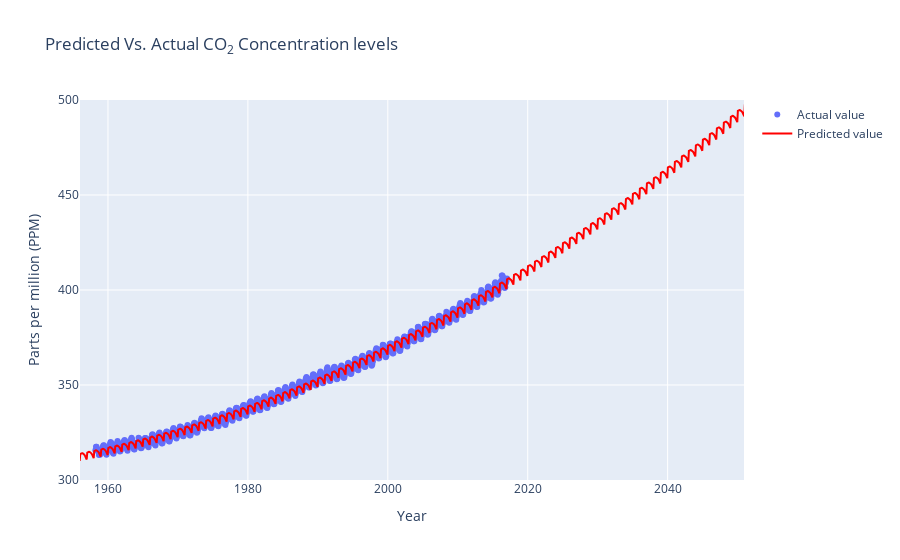

Source (notebook cell):
### Code cell
# Defining timeline of years
predicted_years = range(1950, 2055)
predicted_months = range(1, 13)

predicted_x = []
for y in predicted_years:
    for j in predicted_months:
        predicted_x.append([y, j, j ** 2, y ** 2])
        
# Predict values
predicted_y = linearModel.predict(predicted_x)


x_plot = [dt.datetime(i[0], i[1], 15) for i in predicted_x]
fifth_trace = go.Scatter(x=x_plot, y=predicted_y, line=dict(color="red"), name="Predicted value")

period_default = dt.datetime(1956, 1, 1), dt.datetime(2050,12,1)
ppm_range_def = (300, 500)
layout = go.Layout(
    title="Predicted Vs. Actual CO<sub>2</sub> Concentration levels",
    yaxis=dict(title="Parts per million (PPM)", range=ppm_range_def),
    xaxis=dict(title="Year", range=period_default))
figure = go.Figure(data=[second_trace, fifth_trace], layout=layout)
py.iplot(figure, filename="co2-ppm-prediction")

### Figure 1 — Plotly figure (JSON) as saved in the notebook; plotly's stock layout.template omitted (floating-point values rounded to 4 significant figures; data arrays with more than 128 entries replaced by an {"elided": "..."} marker saying what was removed)
{"data": [{"mode": "markers", "name": "Actual value", "type": "scatter", "x": {"elided": "702 str values"}, "y": {"elided": "702 float values"}}, {"line": {"color": "red"}, "name": "Predicted value", "type": "scatter", "x": {"elided": "1260 str values"}, "y": {"elided": "1260 float values"}}], "layout": {"title": {"text": "Predicted Vs. Actual CO<sub>2</sub> Concentration levels"}, "xaxis": {"range": ["1956-01-01T00:00:00", "2050-12-01T00:00:00"], "title": {"text": "Year"}}, "yaxis": {"range": [300, 500], "title": {"text": "Parts per million (PPM)"}}}}
